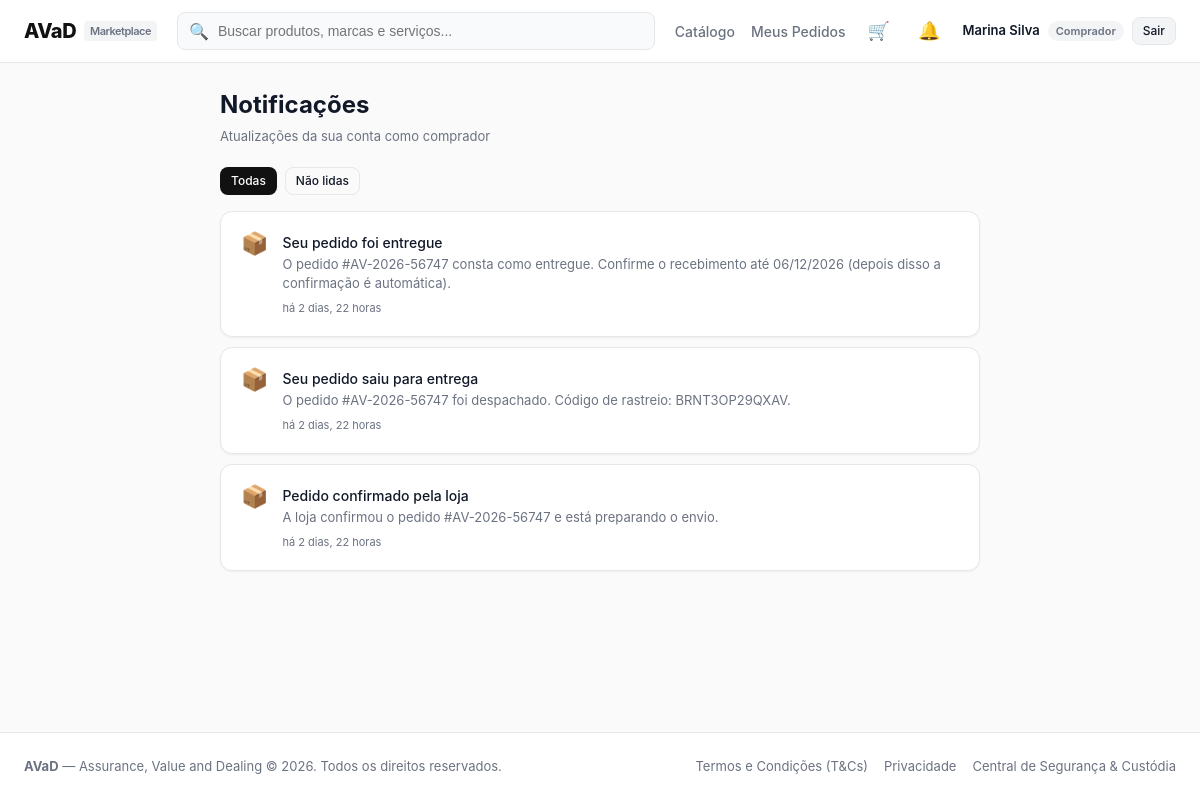
Page /notifications/ (signed in) on the earlier database version.
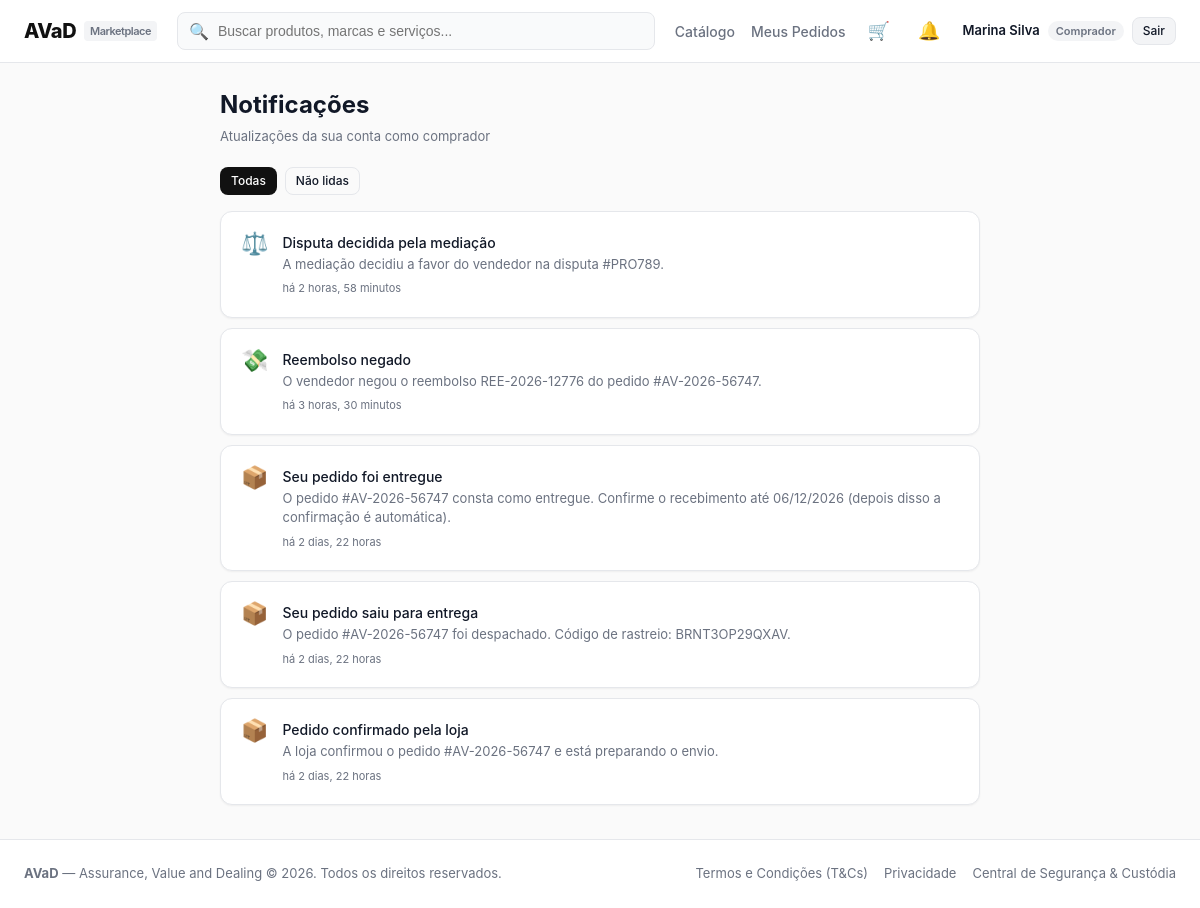
Same page on the later database version.
### notifications/models.py (models this page shows, shortened)
class Notification(models.Model):
    TIPOS = [
        ('comprador', 'Comprador'),
        ('vendedor', 'Vendedor'),
        ('mediador', 'Mediador'),
    ]
    CATEGORIAS = [
        ('pedido', 'Pedido'),
        ('disputa', 'Disputa'),
        ('reembolso', 'Reembolso'),
        ('avaliacao', 'Avaliação'),
    ]
    ICONES = {
        'pedido': '📦',
        'disputa': '⚖️',
        'reembolso': '💸',
        'avaliacao': '⭐',
    }
    usuario = models.ForeignKey(User, on_delete=models.CASCADE, related_name='notificacoes')
    tipo_usuario = models.CharField(max_length=20, choices=TIPOS)
    categoria = models.CharField(max_length=20, choices=CATEGORIAS, default='pedido')
    titulo = models.CharField(max_length=120)
    mensagem = models.CharField(max_length=300)
    link = models.CharField(max_length=200, blank=True)
    lida = models.BooleanField(default=False)
    criada_em = models.DateTimeField(auto_now_add=True)
    class Meta:
        ordering = ['-criada_em']
    @property
    def icone(self):
        return self.ICONES.get(self.categoria, '🔔')
    @property
    def quando(self):
        if (timezone.now() - self.criada_em).total_seconds() < 60:
            return 'agora mesmo'
        return f'há {timesince(self.criada_em)}'

### notifications/views.py (the view)
# urls.py: path('', views.list_view, name='list'),
@login_required
def list_view(request):
    apenas_nao_lidas = request.GET.get('filtro') == 'nao_lidas'
    notificacoes = _do_usuario(request)
    if apenas_nao_lidas:
        notificacoes = notificacoes.filter(lida=False)
    return render(request, 'notifications/list.html', {
        'notificacoes': notificacoes[:50],
        'apenas_nao_lidas': apenas_nao_lidas,
    })

### accounts/roles.py (called while the page is built)
def tipo_usuario(request):
    if not request.user.is_authenticated:
        return None
    tipo = request.session.get('tipo_usuario')
    return tipo if tipo in TIPOS else COMPRADOR

### notifications/context_processors.py (called while the page is built)
def notificacoes(request):
    user = getattr(request, 'user', None)
    if user is None or not user.is_authenticated:
        return {'notif_count': 0}
    total = Notification.objects.filter(
        usuario=user, tipo_usuario=tipo_usuario(request), lida=False
    ).count()
    return {'notif_count': total}

### notifications/views.py (called while the page is built)
def _do_usuario(request):
    return Notification.objects.filter(usuario=request.user, tipo_usuario=tipo_usuario(request))

### orders/cart.py (called while the page is built)
    def _qs(self):
        return CartItem.objects.filter(usuario=self.user)

    def count(self):
        total = self._qs().filter(produto__ativo=True).aggregate(t=Sum('quantidade'))['t']
        return total or 0

### orders/context_processors.py (called while the page is built)
def cart_count(request):
    user = getattr(request, 'user', None)
    if user is None or not user.is_authenticated:
        return {'cart_count': 0}
    return {'cart_count': Cart(request).count()}

### templates/notifications/list.html (shortened to what this page needs)
{% extends "base.html" %}
{% block content %}
<div style="max-width: 760px; margin: 0 auto;">
  <div style="display: flex; justify-content: space-between; align-items: center; flex-wrap: wrap; gap: 12px; margin-bottom: 20px;">
    <div>
      <h1 style="font-size: 24px; font-weight: 700; margin-bottom: 4px;">Notificações</h1>
      <p style="font-size: 13px; color: var(--text-muted);">Atualizações da sua conta como {{ request.tipo_usuario }}</p>
    </div>
  </div>
  <div style="display: flex; gap: 8px; margin-bottom: 16px;">
    <a href="{% url 'notifications:list' %}" class="btn {% if apenas_nao_lidas %}btn-outline{% else %}btn-primary{% endif %} btn-sm">Todas</a>
    <a href="{% url 'notifications:list' %}?filtro=nao_lidas" class="btn {% if apenas_nao_lidas %}btn-primary{% else %}btn-outline{% endif %} btn-sm">Não lidas{% if notif_count %} ({{ notif_count }}){% endif %}</a>
  </div>
  {% for n in notificacoes %}
    <a href="{% url 'notifications:open' n.id %}" class="card"
       style="display: flex; gap: 14px; align-items: flex-start; margin-bottom: 10px; color: inherit; text-decoration: none;{% if not n.lida %} border-left: 4px solid #2563EB; background: #EFF6FF;{% endif %}">
      <div style="font-size: 22px; line-height: 1;">{{ n.icone }}</div>
      <div style="flex: 1;">
        <div style="font-size: 14px; font-weight: {% if n.lida %}500{% else %}700{% endif %};">{{ n.titulo }}</div>
        <div style="font-size: 13px; color: var(--text-muted); margin-top: 2px;">{{ n.mensagem }}</div>
        <div style="font-size: 11px; color: var(--text-muted); margin-top: 6px;">{{ n.quando }}</div>
      </div>
    </a>
  {% endfor %}
</div>
{% endblock %}

Differences in the rows shown:
added Notification: icone "⚖️", titulo "Disputa decidida pela mediação", mensagem "A mediação decidiu a favor do vendedor na disputa #PRO789.", quando "há 2 horas, 58 minutos"
added Notification: icone "💸", titulo "Reembolso negado", mensagem "O vendedor negou o reembolso REE-2026-12776 do pedido #AV-2026-56747.", quando "há 3 horas, 30 minutos"
